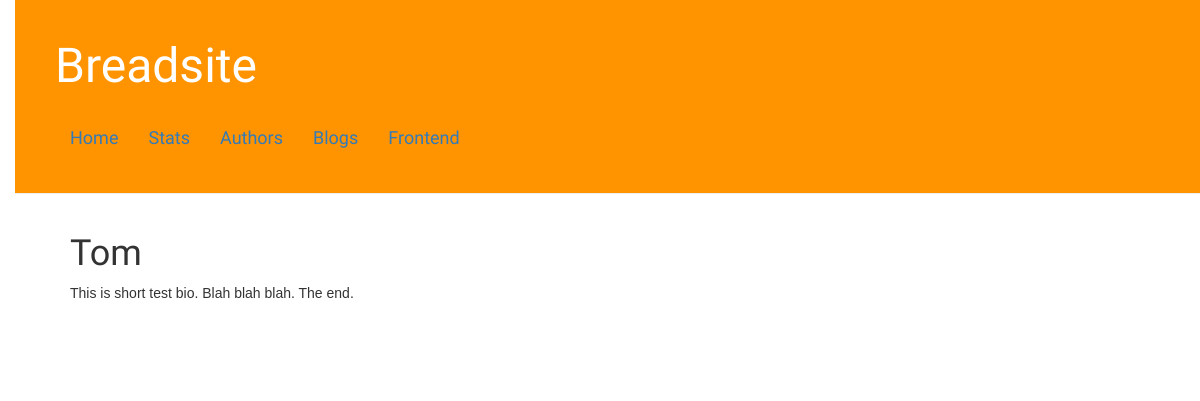
/author/1/, run on an earlier commit of the app's database.
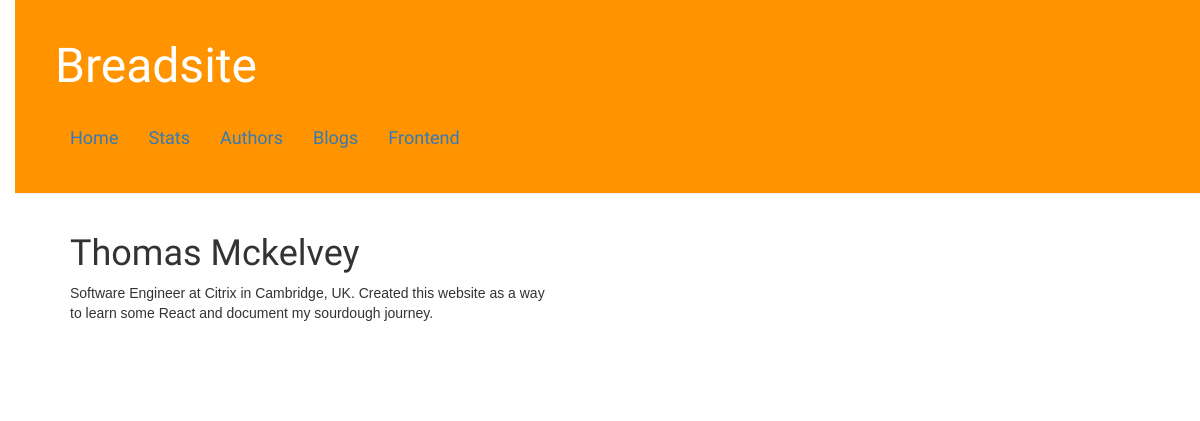
And on a later commit of the database.
### author/models.py (models this page shows, shortened)
class Author(models.Model):
    name = models.CharField(max_length=200)
    job_title = models.CharField(max_length=100)
    bio = models.CharField(max_length=1000)
    image = models.FileField(upload_to='author/image')

### author/views.py (the view)
# urls.py: path('<int:author_id>/', views.detail, name='detail'),
def detail(request, author_id):
    author = get_object_or_404(Author, id=author_id)
    context = {'author': author}
    return render(request, 'author/detail.html', context)

### author/templates/author/detail.html
{% extends 'breadsite/base.html' %}
{% block content %}
    {% load static %}
    <div class="row">
        <div class="col-md-8">
            <div class="post">
                {% if author %}
                    <h1>{{ author.name }}</h1>
                    <p>{{ author.bio}}</p>
                {% endif %}
            </div>
        </div>
    </div>
{% endblock %}

What changed in the data, as far as the page shows it:
changed Author: name "Tom" → "Thomas Mckelvey"; bio "This is short test bio. Blah blah blah. The end." → "Software Engineer at Citrix in Cambridge, UK. Created this website as a way to learn some React and document my sourdough journey."
